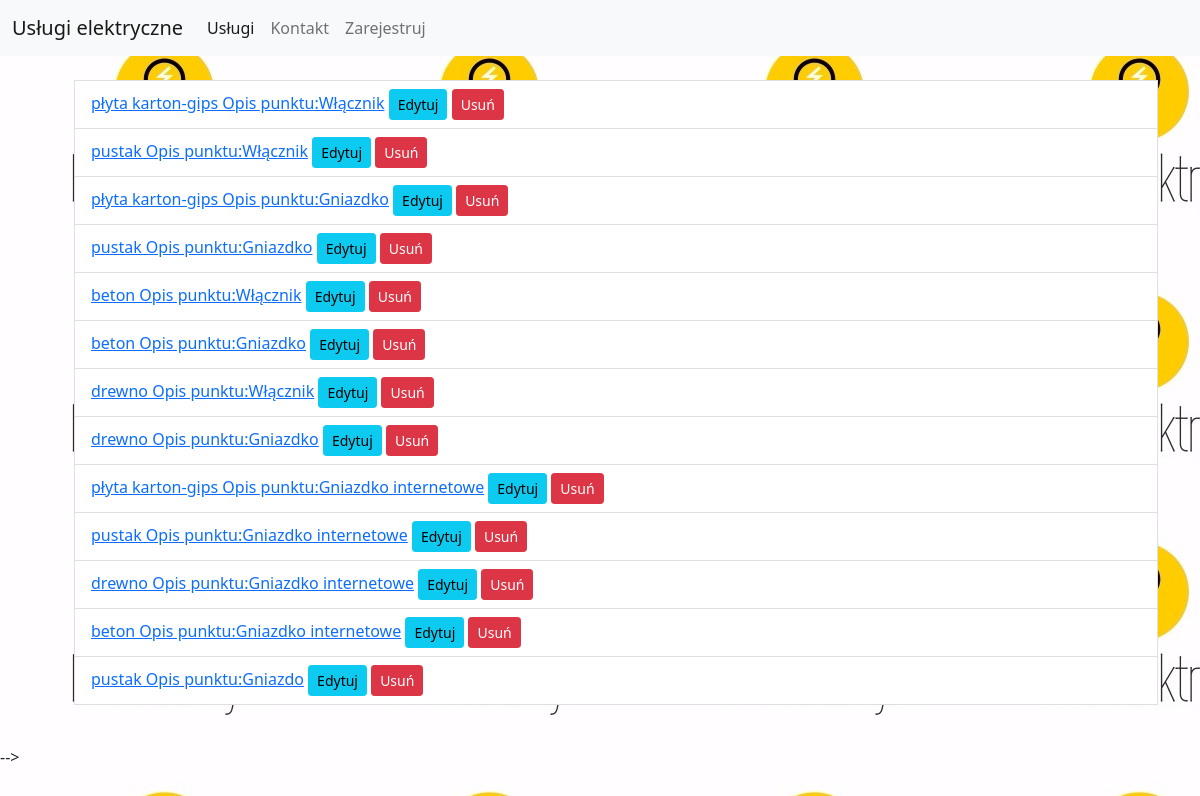
The page /typeofspots/ (signed in) on the database its author committed.
### strona/models.py (models this page shows)
class TypeOfSpot(models.Model):
    wall_type = models.CharField(choices=TYPE_OF_WALL, max_length=20)
    description = models.TextField()
    def get_absolute_url(self):
        return reverse('typeofspot_detail_view', args=(self.pk,))
    def get_delete_url(self):
        return reverse('typeofspot_delete_view', args=(self.pk,))
    def get_update_url(self):
        return reverse('typeofspot_update_view', args=(self.pk,))
    def __str__(self):
        return f"{self.wall_type} Opis punktu:{self.description}"

### strona/views.py (the view)
# urls.py: path('typeofspots/', views.TypeOfSpotView.as_view(), name='typeofspot_list_view'),
class TypeOfSpotView(LoginRequiredMixin, ListView):
    model = TypeOfSpot
    template_name = 'typeofspot.html'

### templates/typeofspot.html (shortened to what this page needs)
{% extends 'base.html' %}
{% block content %}
    {% include 'view_list.html' with object_list=typeofspot_list %}
{% endblock %}

### templates/view_list.html
{% block list %}
    <ul>
        {% for item in object_list %}
            <li class="list-group-item"><a href="{{ item.get_absolute_url }}"> {{ item }}</a>
                <a href="{{ item.get_update_url }}" class="btn btn-info btn-sm">Edytuj</a>
                <a href="{{ item.get_delete_url }}" class="btn btn-danger btn-sm">Usuń</a>
            </li>
        {% endfor %}
    </ul>
    <br/>
{% endblock %}

### rows shown on the page
TypeOfSpot: wall_type+description "płyta karton-gips Opis punktu:Włącznik"
TypeOfSpot: wall_type+description "pustak Opis punktu:Włącznik"
TypeOfSpot: wall_type+description "płyta karton-gips Opis punktu:Gniazdko"
TypeOfSpot: wall_type+description "pustak Opis punktu:Gniazdko"
TypeOfSpot: wall_type+description "beton Opis punktu:Włącznik"
TypeOfSpot: wall_type+description "beton Opis punktu:Gniazdko"
TypeOfSpot: wall_type+description "drewno Opis punktu:Włącznik"
TypeOfSpot: wall_type+description "drewno Opis punktu:Gniazdko"
TypeOfSpot: wall_type+description "płyta karton-gips Opis punktu:Gniazdko internetowe"
TypeOfSpot: wall_type+description "pustak Opis punktu:Gniazdko internetowe"
TypeOfSpot: wall_type+description "drewno Opis punktu:Gniazdko internetowe"
TypeOfSpot: wall_type+description "beton Opis punktu:Gniazdko internetowe"
TypeOfSpot: wall_type+description "pustak Opis punktu:Gniazdo"
